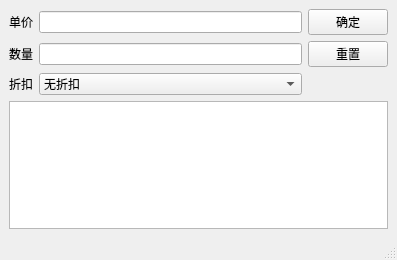
<?xml version="1.0" encoding="UTF-8"?>
<ui version="4.0">
 <class>MainWindow</class>
 <widget class="QMainWindow" name="MainWindow">
  <property name="geometry">
   <rect>
    <x>0</x>
    <y>0</y>
    <width>397</width>
    <height>260</height>
   </rect>
  </property>
  <property name="windowTitle">
   <string>MainWindow</string>
  </property>
  <widget class="QWidget" name="centralwidget">
   <layout class="QGridLayout" name="gridLayout">
    <item row="0" column="0">
     <widget class="QLabel" name="label">
      <property name="text">
       <string>单价</string>
      </property>
     </widget>
    </item>
    <item row="0" column="1">
     <widget class="QLineEdit" name="lineEditPrice"/>
    </item>
    <item row="0" column="2">
     <widget class="QPushButton" name="pushButtonOk">
      <property name="text">
       <string>确定</string>
      </property>
     </widget>
    </item>
    <item row="1" column="0">
     <widget class="QLabel" name="label_2">
      <property name="text">
       <string>数量</string>
      </property>
     </widget>
    </item>
    <item row="1" column="1">
     <widget class="QLineEdit" name="lineEditNum"/>
    </item>
    <item row="1" column="2">
     <widget class="QPushButton" name="pushButtonReset">
      <property name="text">
       <string>重置</string>
      </property>
     </widget>
    </item>
    <item row="2" column="0">
     <widget class="QLabel" name="label_3">
      <property name="text">
       <string>折扣</string>
      </property>
     </widget>
    </item>
    <item row="2" column="1">
     <widget class="QComboBox" name="comboBox">
      <item>
       <property name="text">
        <string>无折扣</string>
       </property>
      </item>
      <item>
       <property name="text">
        <string>8折</string>
       </property>
      </item>
      <item>
       <property name="text">
        <string>满300减100</string>
       </property>
      </item>
     </widget>
    </item>
    <item row="3" column="0" colspan="3">
     <widget class="QPlainTextEdit" name="plainTextEdit"/>
    </item>
   </layout>
  </widget>
  <widget class="QMenuBar" name="menubar">
   <property name="geometry">
    <rect>
     <x>0</x>
     <y>0</y>
     <width>397</width>
     <height>17</height>
    </rect>
   </property>
  </widget>
  <widget class="QStatusBar" name="statusbar"/>
 </widget>
 <resources/>
 <connections/>
</ui>
